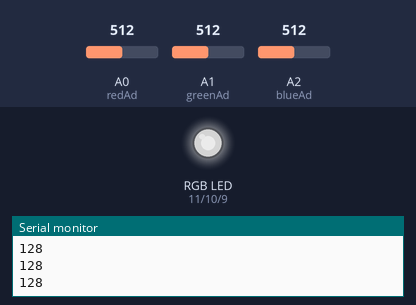
Bench run of a sketch on a simulated Arduino Uno, built with avr-gcc and run on an emulated ATmega328P. Shown: an RGB LED mixed from three pins (HIGH = lit), the last lines printed to the serial monitor. The test bench sets the inputs (shaded band); at power-on: A0 (redAd) = 512, A1 (greenAd) = 512, A2 (blueAd) = 512. Dim RGB values are drawn brighter than linear.

Above: at 1.3 s.
1.4 s: A0 (redAd) set to 716
At 2.3 s:
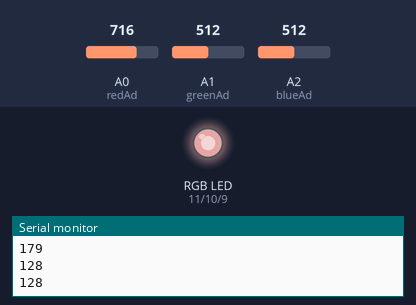
3.0 s: A1 (greenAd) set to 900
At 3.5 s:
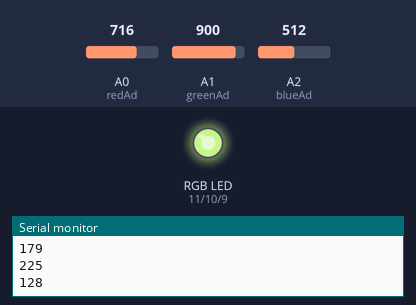
4.5 s: A2 (blueAd) set to 122
At 4.8 s:
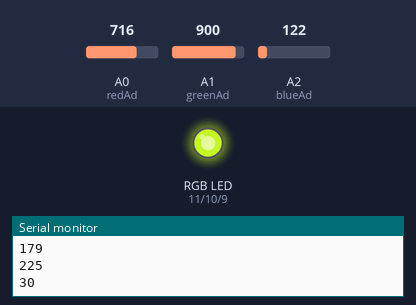
6.0 s: A2 (blueAd) set to 0
At 7.2 s:
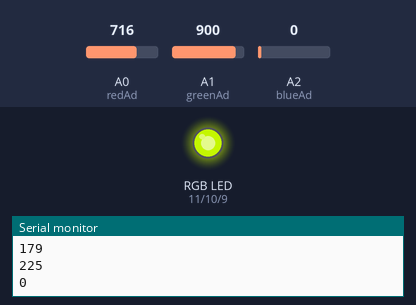
7.5 s: A0 (redAd) set to 511
At 8.5 s:
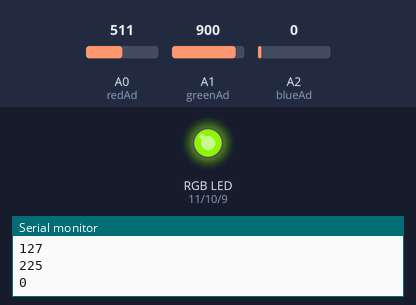
9.0 s: A1 (greenAd) set to 306
At 9.7 s:
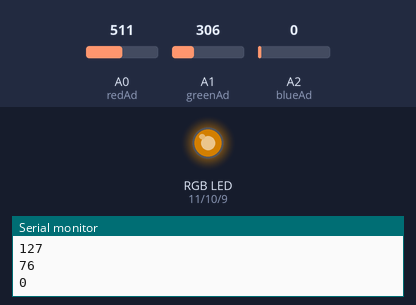
Timing chart, 0 to 11.5 s (numbered marks = the images above; inputs shaded):
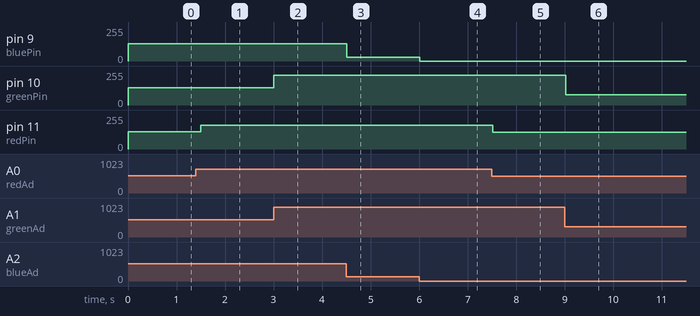

Measured:
- after the input at 1.4 s, pin 11 (redPin): 128/255 → 179/255 after 0.10 s
- after the input at 3.0 s, pin 10 (greenPin): 128/255 → 225/255 at once
- after the input at 4.5 s, pin 9 (bluePin): 128/255 → 30/255 at once
- after the input at 6.0 s, pin 9 (bluePin): 30/255 → 0/255 at once
- after the input at 7.5 s, pin 11 (redPin): 179/255 → 127/255 at once
- after the input at 9.0 s, pin 10 (greenPin): 225/255 → 76/255 at once

The sketch:

VariableLED.ino
```cpp
int redPin = 11;
int greenPin = 10;
int bluePin = 9;
int redAd = 0;
int greenAd = 1;
int blueAd = 2;


void setup() {
  // put your setup code here, to run once:
  Serial.begin(9600);
  pinMode(redPin, OUTPUT);
  pinMode(greenPin, OUTPUT);
  pinMode(bluePin, OUTPUT);
}

void loop() {
  // put your main code here, to run repeatedly:
 int redVal = analogRead(redAd)*0.25;
 int greenVal = analogRead(greenAd)*0.25;
 int blueVal = analogRead(blueAd)*0.25;
 Serial.println(redVal);
 Serial.println(greenVal);
 Serial.println(blueVal);

 setColor(redVal, greenVal, blueVal);
 delay(500);
}

void setColor(int red, int green, int blue)
{
  #ifdef COMMON_ANODE
    red = 255-red;
    green = 255-green;
    blue = 255-blue;
   #endif
   analogWrite(redPin, red);
   analogWrite(greenPin, green);
   analogWrite(bluePin, blue);
}
```
